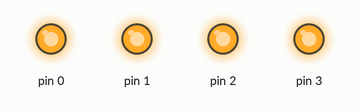
Recording of a sketch running on a simulated Arduino Uno, built with avr-gcc and run on an emulated ATmega328P. Parts: output pins drawn as LEDs (lit = HIGH).

Above: at 0.05 s.
At 0.35 s:
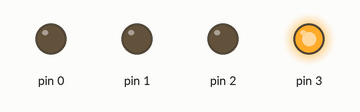
At 0.65 s:
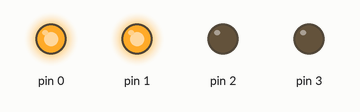
At 1.35 s:
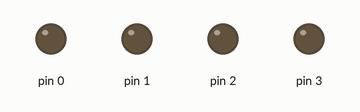
At 1.95 s:
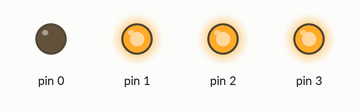
At 2.6 s:
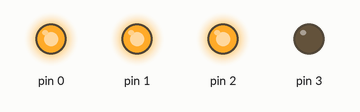
Timing chart, 0 to 3.0 s (numbered marks = the images above):
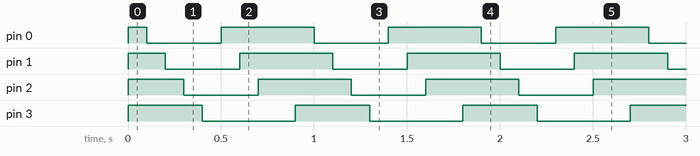

The sketch:

ledOnOff.ino
```cpp
void setup() {

    pinMode(0, OUTPUT);
    pinMode(1,OUTPUT);
    pinMode(2,OUTPUT);
    pinMode(3,OUTPUT);
}

void loop() {
  int xDelay = 100;
    digitalWrite(0, HIGH);   // turn the LED on (HIGH is the voltage level)
    digitalWrite(1,HIGH);
    digitalWrite(2,HIGH);
    digitalWrite(3,HIGH);
    delay(xDelay);             // wait for a time
    digitalWrite(0, LOW);
    digitalWrite(1,HIGH);
    digitalWrite(2,HIGH);
    digitalWrite(3,HIGH);
   delay(xDelay);              // wait for a time
    digitalWrite(0, LOW);
    digitalWrite(1,LOW);
    digitalWrite(2,HIGH);
    digitalWrite(3,HIGH);
   delay(xDelay);            // wait for a time
    digitalWrite(0, LOW);
    digitalWrite(1,LOW);
    digitalWrite(2,LOW);
    digitalWrite(3,HIGH);
delay(xDelay);
    digitalWrite(0, LOW);
    digitalWrite(1,LOW);
    digitalWrite(2,LOW);
    digitalWrite(3,LOW);
    delay(xDelay);
     digitalWrite(0,HIGH);
    digitalWrite(1,LOW);
    digitalWrite(2,LOW);
    digitalWrite(3,LOW);
   delay(xDelay);
    digitalWrite(0,HIGH);
    digitalWrite(1,HIGH);
    digitalWrite(2,LOW);
    digitalWrite(3,LOW);
 delay(xDelay);
    digitalWrite(0,HIGH);
    digitalWrite(1,HIGH);
    digitalWrite(2,HIGH);
    digitalWrite(3,LOW);
  delay(xDelay);
digitalWrite(0,HIGH);
    digitalWrite(1,HIGH);
    digitalWrite(2,HIGH);
    digitalWrite(3,LOW);
delay(xDelay);


}
```

Measured:
- by itself, pin 0–2: repeats every 0.90 s: LOW 0.40 s, HIGH 0.50 s
- by itself, pin 3: alternates HIGH for 0.40 s and LOW for 0.50 s
- by itself, everything shown: repeats every 0.90 s, in 8 steps
